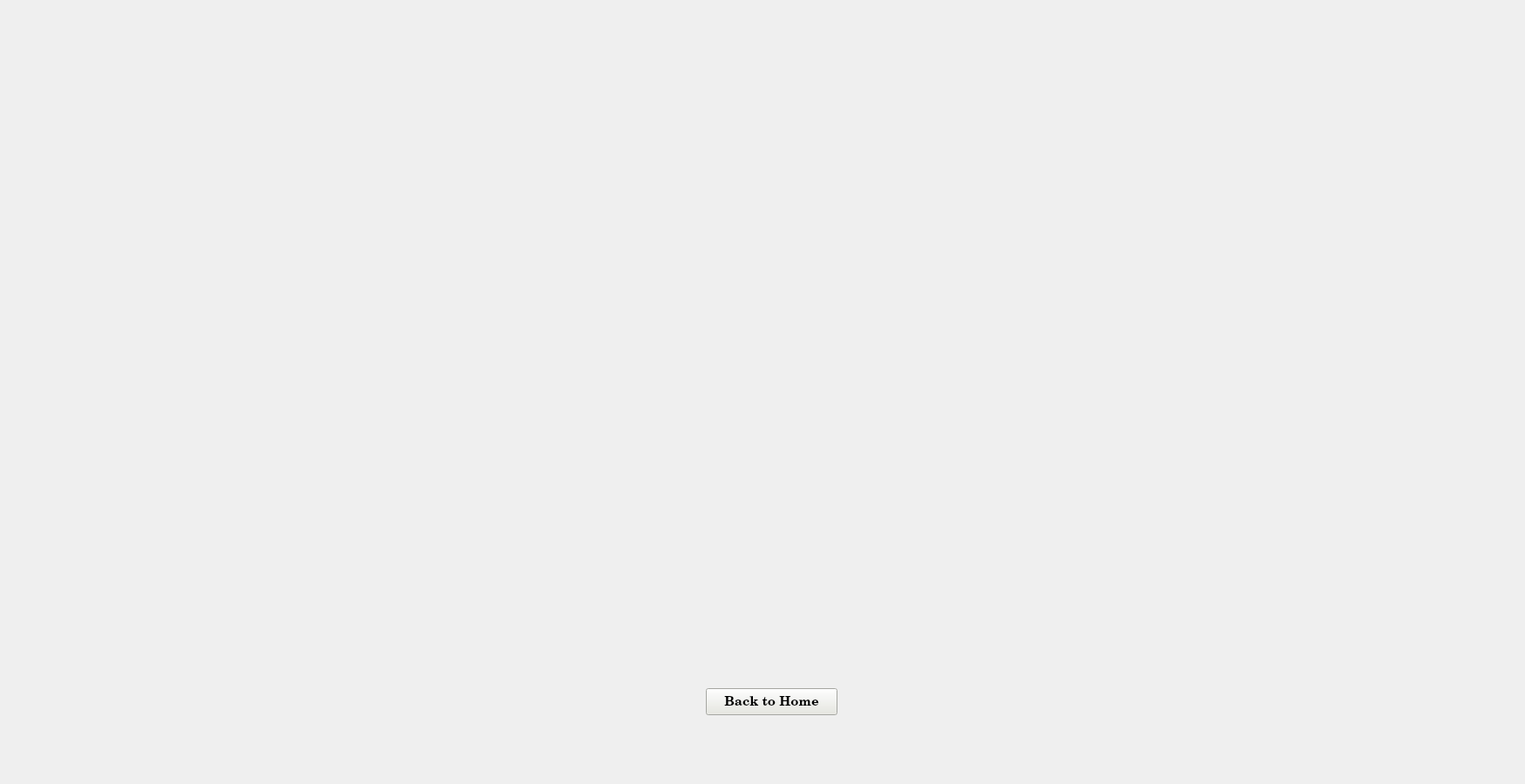
<?xml version="1.0" encoding="UTF-8"?>
<ui version="4.0">
 <class>Aboutpg</class>
 <widget class="QMainWindow" name="Aboutpg">
  <property name="geometry">
   <rect>
    <x>0</x>
    <y>0</y>
    <width>1750</width>
    <height>900</height>
   </rect>
  </property>
  <property name="minimumSize">
   <size>
    <width>1750</width>
    <height>900</height>
   </size>
  </property>
  <property name="maximumSize">
   <size>
    <width>1750</width>
    <height>900</height>
   </size>
  </property>
  <property name="windowTitle">
   <string>About</string>
  </property>
  <widget class="QWidget" name="centralwidget">
   <widget class="QLabel" name="Aboutbgm">
    <property name="geometry">
     <rect>
      <x>0</x>
      <y>0</y>
      <width>1751</width>
      <height>901</height>
     </rect>
    </property>
    <property name="text">
     <string/>
    </property>
    <property name="pixmap">
     <pixmap>About Us .png</pixmap>
    </property>
    <property name="scaledContents">
     <bool>true</bool>
    </property>
   </widget>
   <widget class="QPushButton" name="Aboutusbkbtn">
    <property name="geometry">
     <rect>
      <x>810</x>
      <y>790</y>
      <width>151</width>
      <height>31</height>
     </rect>
    </property>
    <property name="font">
     <font>
      <family>Century Schoolbook</family>
      <pointsize>11</pointsize>
      <bold>true</bold>
     </font>
    </property>
    <property name="styleSheet">
     <string notr="true">background-color: rgb(231, 232, 225);</string>
    </property>
    <property name="text">
     <string>Back to Home</string>
    </property>
   </widget>
  </widget>
 </widget>
 <resources/>
 <connections/>
</ui>
